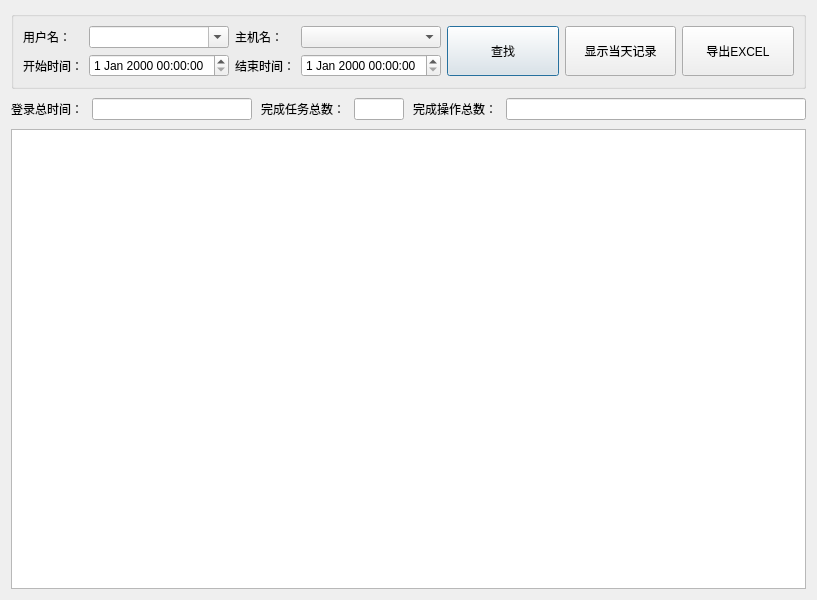
<?xml version="1.0" encoding="UTF-8"?>
<ui version="4.0">
 <class>CLoginRecTable</class>
 <widget class="QDialog" name="CLoginRecTable">
  <property name="geometry">
   <rect>
    <x>0</x>
    <y>0</y>
    <width>800</width>
    <height>600</height>
   </rect>
  </property>
  <property name="windowTitle">
   <string>登录历史记录</string>
  </property>
  <layout class="QVBoxLayout" name="verticalLayout">
   <property name="spacing">
    <number>9</number>
   </property>
   <item>
    <widget class="QGroupBox" name="groupBox">
     <property name="title">
      <string/>
     </property>
     <layout class="QGridLayout" name="gridLayout" columnstretch="3,3,5">
      <item row="0" column="0">
       <layout class="QHBoxLayout" name="horizontalLayout">
        <item>
         <widget class="QLabel" name="label_3">
          <property name="minimumSize">
           <size>
            <width>60</width>
            <height>0</height>
           </size>
          </property>
          <property name="maximumSize">
           <size>
            <width>60</width>
            <height>16777215</height>
           </size>
          </property>
          <property name="styleSheet">
           <string notr="true"/>
          </property>
          <property name="text">
           <string>用户名：</string>
          </property>
         </widget>
        </item>
        <item>
         <widget class="QComboBox" name="comboUserName">
          <property name="maximumSize">
           <size>
            <width>140</width>
            <height>16777215</height>
           </size>
          </property>
          <property name="editable">
           <bool>true</bool>
          </property>
         </widget>
        </item>
       </layout>
      </item>
      <item row="0" column="1">
       <layout class="QHBoxLayout" name="horizontalLayout_3">
        <item>
         <widget class="QLabel" name="label_4">
          <property name="minimumSize">
           <size>
            <width>60</width>
            <height>0</height>
           </size>
          </property>
          <property name="maximumSize">
           <size>
            <width>60</width>
            <height>16777215</height>
           </size>
          </property>
          <property name="styleSheet">
           <string notr="true"/>
          </property>
          <property name="text">
           <string>主机名：</string>
          </property>
         </widget>
        </item>
        <item>
         <widget class="QComboBox" name="comboHostName">
          <property name="maximumSize">
           <size>
            <width>140</width>
            <height>16777215</height>
           </size>
          </property>
         </widget>
        </item>
       </layout>
      </item>
      <item row="0" column="2" rowspan="2">
       <layout class="QHBoxLayout" name="horizontalLayout_5">
        <item>
         <widget class="QPushButton" name="buttonDisplay">
          <property name="minimumSize">
           <size>
            <width>80</width>
            <height>50</height>
           </size>
          </property>
          <property name="styleSheet">
           <string notr="true"/>
          </property>
          <property name="text">
           <string>查找</string>
          </property>
         </widget>
        </item>
        <item>
         <widget class="QPushButton" name="buttonDisplayToday">
          <property name="minimumSize">
           <size>
            <width>80</width>
            <height>50</height>
           </size>
          </property>
          <property name="maximumSize">
           <size>
            <width>16777215</width>
            <height>16777215</height>
           </size>
          </property>
          <property name="styleSheet">
           <string notr="true"/>
          </property>
          <property name="text">
           <string>显示当天记录</string>
          </property>
         </widget>
        </item>
        <item>
         <widget class="QPushButton" name="buttonExport">
          <property name="minimumSize">
           <size>
            <width>80</width>
            <height>50</height>
           </size>
          </property>
          <property name="styleSheet">
           <string notr="true"/>
          </property>
          <property name="text">
           <string>导出EXCEL</string>
          </property>
         </widget>
        </item>
       </layout>
      </item>
      <item row="1" column="0">
       <layout class="QHBoxLayout" name="horizontalLayout_2">
        <item>
         <widget class="QLabel" name="label">
          <property name="minimumSize">
           <size>
            <width>60</width>
            <height>0</height>
           </size>
          </property>
          <property name="maximumSize">
           <size>
            <width>60</width>
            <height>16777215</height>
           </size>
          </property>
          <property name="styleSheet">
           <string notr="true"/>
          </property>
          <property name="text">
           <string>开始时间：</string>
          </property>
         </widget>
        </item>
        <item>
         <widget class="QDateTimeEdit" name="editStartTime">
          <property name="maximumSize">
           <size>
            <width>140</width>
            <height>16777215</height>
           </size>
          </property>
         </widget>
        </item>
       </layout>
      </item>
      <item row="1" column="1">
       <layout class="QHBoxLayout" name="horizontalLayout_4">
        <item>
         <widget class="QLabel" name="label_2">
          <property name="minimumSize">
           <size>
            <width>60</width>
            <height>0</height>
           </size>
          </property>
          <property name="maximumSize">
           <size>
            <width>60</width>
            <height>16777215</height>
           </size>
          </property>
          <property name="styleSheet">
           <string notr="true"/>
          </property>
          <property name="text">
           <string>结束时间：</string>
          </property>
         </widget>
        </item>
        <item>
         <widget class="QDateTimeEdit" name="editEndTime">
          <property name="maximumSize">
           <size>
            <width>140</width>
            <height>16777215</height>
           </size>
          </property>
         </widget>
        </item>
       </layout>
      </item>
     </layout>
    </widget>
   </item>
   <item>
    <layout class="QHBoxLayout" name="horizontalLayout_6">
     <property name="sizeConstraint">
      <enum>QLayout::SetDefaultConstraint</enum>
     </property>
     <item>
      <widget class="QLabel" name="label_5">
       <property name="text">
        <string>登录总时间：</string>
       </property>
      </widget>
     </item>
     <item>
      <widget class="QLineEdit" name="editLoginTime">
       <property name="sizePolicy">
        <sizepolicy hsizetype="Fixed" vsizetype="Fixed">
         <horstretch>0</horstretch>
         <verstretch>0</verstretch>
        </sizepolicy>
       </property>
       <property name="minimumSize">
        <size>
         <width>160</width>
         <height>0</height>
        </size>
       </property>
       <property name="maximumSize">
        <size>
         <width>16777215</width>
         <height>16777215</height>
        </size>
       </property>
       <property name="styleSheet">
        <string notr="true">color: rgb(0, 85, 255);
font: 75 12pt &quot;黑体&quot;;</string>
       </property>
       <property name="text">
        <string/>
       </property>
       <property name="alignment">
        <set>Qt::AlignCenter</set>
       </property>
       <property name="dragEnabled">
        <bool>false</bool>
       </property>
       <property name="readOnly">
        <bool>true</bool>
       </property>
      </widget>
     </item>
     <item>
      <widget class="QLabel" name="label_6">
       <property name="text">
        <string>完成任务总数：</string>
       </property>
      </widget>
     </item>
     <item>
      <widget class="QLineEdit" name="editTaskNum">
       <property name="sizePolicy">
        <sizepolicy hsizetype="Fixed" vsizetype="Fixed">
         <horstretch>0</horstretch>
         <verstretch>0</verstretch>
        </sizepolicy>
       </property>
       <property name="maximumSize">
        <size>
         <width>50</width>
         <height>16777215</height>
        </size>
       </property>
       <property name="styleSheet">
        <string notr="true">color: rgb(0, 85, 255);
font: 75 12pt &quot;黑体&quot;;</string>
       </property>
       <property name="text">
        <string/>
       </property>
       <property name="alignment">
        <set>Qt::AlignCenter</set>
       </property>
       <property name="dragEnabled">
        <bool>false</bool>
       </property>
       <property name="readOnly">
        <bool>true</bool>
       </property>
      </widget>
     </item>
     <item>
      <widget class="QLabel" name="label_7">
       <property name="text">
        <string>完成操作总数：</string>
       </property>
      </widget>
     </item>
     <item>
      <widget class="QLineEdit" name="editOptNum">
       <property name="sizePolicy">
        <sizepolicy hsizetype="Fixed" vsizetype="Fixed">
         <horstretch>0</horstretch>
         <verstretch>0</verstretch>
        </sizepolicy>
       </property>
       <property name="minimumSize">
        <size>
         <width>300</width>
         <height>0</height>
        </size>
       </property>
       <property name="styleSheet">
        <string notr="true">color: rgb(0, 85, 255);
font: 75 12pt &quot;黑体&quot;;</string>
       </property>
       <property name="text">
        <string/>
       </property>
       <property name="alignment">
        <set>Qt::AlignCenter</set>
       </property>
       <property name="dragEnabled">
        <bool>false</bool>
       </property>
       <property name="readOnly">
        <bool>true</bool>
       </property>
      </widget>
     </item>
    </layout>
   </item>
   <item>
    <widget class="QTableView" name="viewLoginRec">
     <property name="styleSheet">
      <string notr="true">font: 14pt &quot;宋体&quot;;</string>
     </property>
     <property name="sortingEnabled">
      <bool>true</bool>
     </property>
     <attribute name="horizontalHeaderStretchLastSection">
      <bool>true</bool>
     </attribute>
    </widget>
   </item>
  </layout>
 </widget>
 <resources/>
 <connections/>
</ui>
